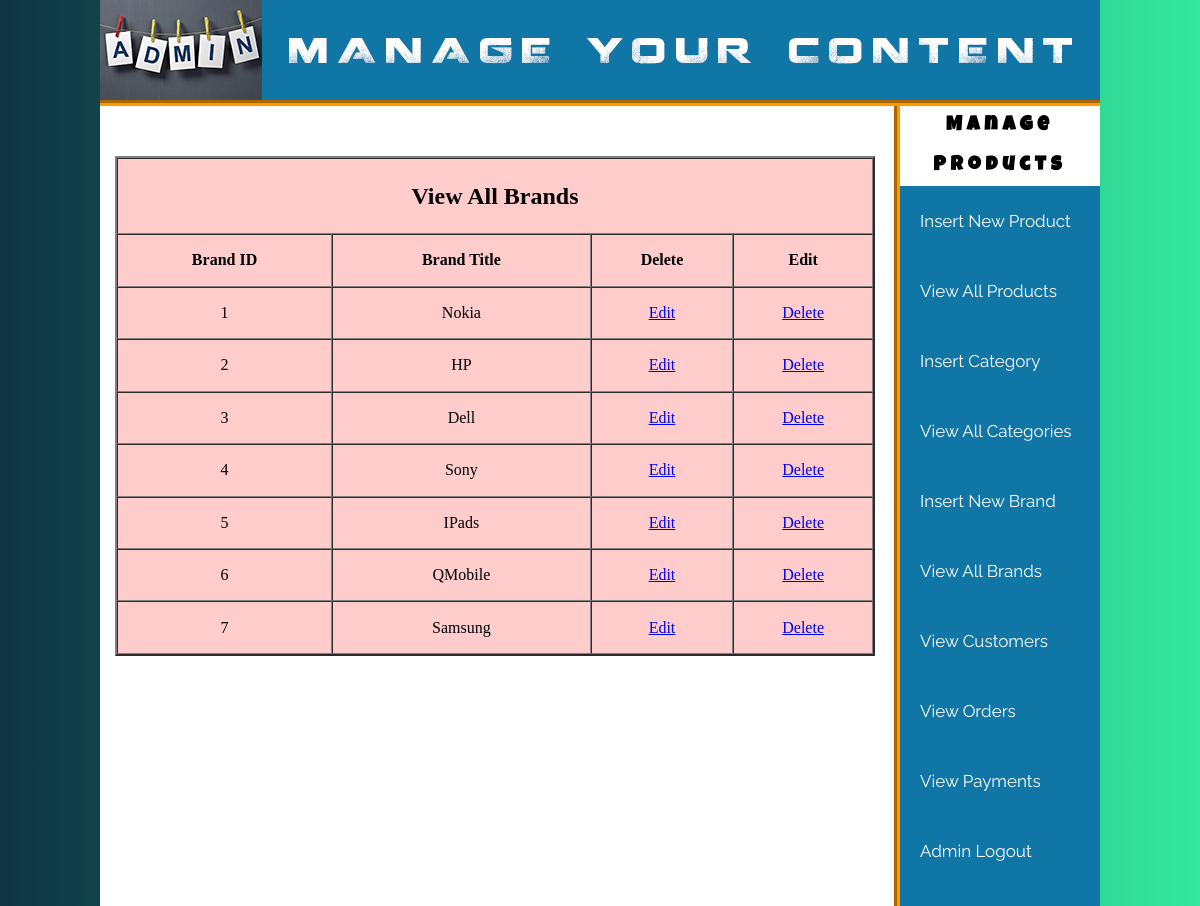
The app's page /admin/index.php?view_brands (signed in) with its own data.
### tables this page shows
CREATE TABLE `brands` (
  `brand_id` int(10) NOT NULL,
  `brand_title` text NOT NULL
);

### admin/view_brands.php (the view, shortened to what this page needs)
<?php require 'includes/config.php'; ?>
<!DOCTYPE html>
<html lang="en">
<head>
</head>
<body>
    <table width="760" height="500" align="center" bgcolor="#ffcccc" border="2" cellspacing="0" style="margin-left:15px; margin-top:50px; " >
        <tr align="center">
            <td colspan="4"> <h2> View All Brands </h2> </td>
        </tr>
        <tr align="center">
            <th> Brand ID </th>
            <th> Brand Title</th>
            <th> Delete </th>
            <th> Edit</th>
        </tr>
        <?php
        $get_brand = " SELECT * from brands";
        $run_brand = mysqli_query($conn,$get_brand);
        while ($row_get_brand = mysqli_fetch_array($run_brand)) {
            $brand_id = $row_get_brand['brand_id'];
            $brand_title = $row_get_brand['brand_title'];
        ?>
        <tr align="center">
            <td> <?php  echo $brand_id ?> </td>
            <td> <?php  echo $brand_title ?></td>
            <td> <a href="index.php?edit_brand= <?php echo $brand_id; ?>"> Edit </a> </td>
            <td> <a href="index.php?delete_brand= <?php echo $brand_id; ?>"> Delete </a> </td>
        </tr>
        <?php } ?>
    </table>
</body>
</html>

### admin/styles/style.css (style rules this page uses)
* { margin: 0%; padding: 0%; }
body { background: #34e89e; background: -webkit-linear-gradient(to right, #0f3443, #34e89e); background: linear-gradient(to right, #0f3443, #34e89e); }

### records on screen
brands: brand_id "1", brand_title "Nokia"
brands: brand_id "2", brand_title "HP"
brands: brand_id "3", brand_title "Dell"
brands: brand_id "4", brand_title "Sony"
brands: brand_id "5", brand_title "IPads"
brands: brand_id "6", brand_title "QMobile"
brands: brand_id "7", brand_title "Samsung"
